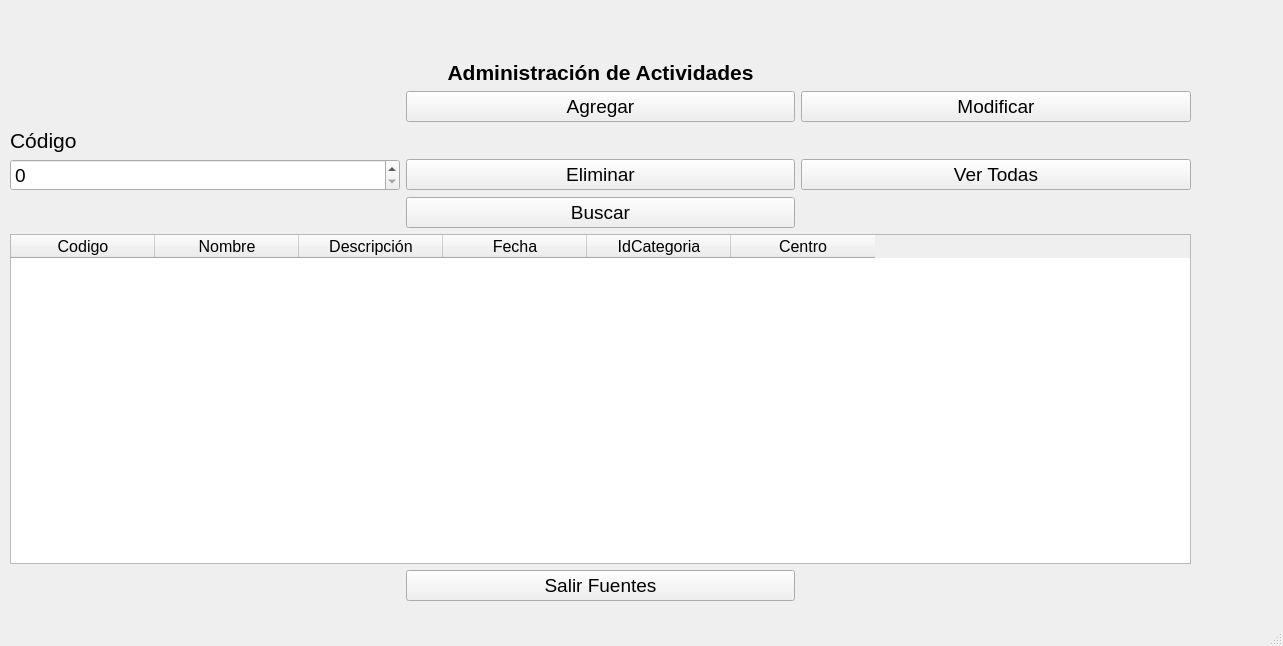
<?xml version="1.0" encoding="UTF-8"?>
<ui version="4.0">
 <class>AdmonActividades</class>
 <widget class="QMainWindow" name="AdmonActividades">
  <property name="geometry">
   <rect>
    <x>0</x>
    <y>0</y>
    <width>1283</width>
    <height>646</height>
   </rect>
  </property>
  <property name="windowTitle">
   <string>MainWindow</string>
  </property>
  <widget class="QWidget" name="centralwidget">
   <widget class="QWidget" name="layoutWidget">
    <property name="geometry">
     <rect>
      <x>10</x>
      <y>60</y>
      <width>1181</width>
      <height>541</height>
     </rect>
    </property>
    <layout class="QGridLayout" name="gridLayout">
     <item row="4" column="1">
      <widget class="QPushButton" name="PBBuscar">
       <property name="font">
        <font>
         <pointsize>14</pointsize>
        </font>
       </property>
       <property name="text">
        <string>Buscar</string>
       </property>
      </widget>
     </item>
     <item row="3" column="1">
      <widget class="QPushButton" name="PBEliminar">
       <property name="font">
        <font>
         <pointsize>14</pointsize>
        </font>
       </property>
       <property name="text">
        <string>Eliminar</string>
       </property>
      </widget>
     </item>
     <item row="1" column="2">
      <widget class="QPushButton" name="PBModificar">
       <property name="font">
        <font>
         <pointsize>14</pointsize>
        </font>
       </property>
       <property name="text">
        <string>Modificar</string>
       </property>
      </widget>
     </item>
     <item row="2" column="0" colspan="2">
      <widget class="QLabel" name="LCodigoEliminar">
       <property name="font">
        <font>
         <pointsize>16</pointsize>
        </font>
       </property>
       <property name="text">
        <string>Código</string>
       </property>
      </widget>
     </item>
     <item row="6" column="1">
      <widget class="QPushButton" name="PBSalir">
       <property name="font">
        <font>
         <pointsize>14</pointsize>
        </font>
       </property>
       <property name="text">
        <string>Salir Fuentes</string>
       </property>
      </widget>
     </item>
     <item row="1" column="1">
      <widget class="QPushButton" name="PBAgregar">
       <property name="font">
        <font>
         <pointsize>14</pointsize>
        </font>
       </property>
       <property name="text">
        <string>Agregar</string>
       </property>
      </widget>
     </item>
     <item row="3" column="0">
      <widget class="QSpinBox" name="SBCodigoEliminar">
       <property name="font">
        <font>
         <pointsize>14</pointsize>
        </font>
       </property>
       <property name="maximum">
        <number>999999999</number>
       </property>
      </widget>
     </item>
     <item row="0" column="0" colspan="3">
      <widget class="QLabel" name="LTitulo">
       <property name="minimumSize">
        <size>
         <width>100</width>
         <height>0</height>
        </size>
       </property>
       <property name="font">
        <font>
         <pointsize>16</pointsize>
         <weight>75</weight>
         <bold>true</bold>
        </font>
       </property>
       <property name="text">
        <string>Administración de Actividades</string>
       </property>
       <property name="alignment">
        <set>Qt::AlignCenter</set>
       </property>
      </widget>
     </item>
     <item row="3" column="2">
      <widget class="QPushButton" name="PBTodas">
       <property name="font">
        <font>
         <pointsize>14</pointsize>
        </font>
       </property>
       <property name="text">
        <string>Ver Todas</string>
       </property>
      </widget>
     </item>
     <item row="5" column="0" colspan="3">
      <widget class="QTableWidget" name="TWTabla">
       <property name="minimumSize">
        <size>
         <width>711</width>
         <height>0</height>
        </size>
       </property>
       <property name="font">
        <font>
         <pointsize>12</pointsize>
        </font>
       </property>
       <property name="sizeAdjustPolicy">
        <enum>QAbstractScrollArea::AdjustToContents</enum>
       </property>
       <attribute name="horizontalHeaderDefaultSectionSize">
        <number>144</number>
       </attribute>
       <attribute name="verticalHeaderMinimumSectionSize">
        <number>60</number>
       </attribute>
       <column>
        <property name="text">
         <string>Codigo</string>
        </property>
       </column>
       <column>
        <property name="text">
         <string>Nombre</string>
        </property>
       </column>
       <column>
        <property name="text">
         <string>Descripción</string>
        </property>
       </column>
       <column>
        <property name="text">
         <string>Fecha</string>
        </property>
       </column>
       <column>
        <property name="text">
         <string>IdCategoria</string>
        </property>
       </column>
       <column>
        <property name="text">
         <string>Centro</string>
        </property>
       </column>
      </widget>
     </item>
    </layout>
   </widget>
  </widget>
  <widget class="QStatusBar" name="statusbar"/>
 </widget>
 <tabstops>
  <tabstop>SBCodigoEliminar</tabstop>
  <tabstop>PBEliminar</tabstop>
  <tabstop>TWTabla</tabstop>
 </tabstops>
 <resources/>
 <connections/>
</ui>
